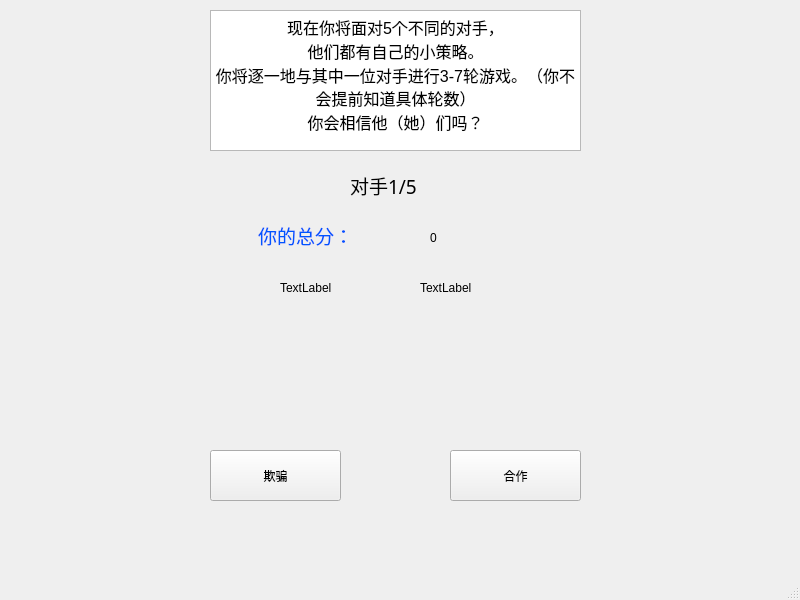
<?xml version="1.0" encoding="UTF-8"?>
<ui version="4.0">
 <class>repeatedgame</class>
 <widget class="QMainWindow" name="repeatedgame">
  <property name="geometry">
   <rect>
    <x>0</x>
    <y>0</y>
    <width>800</width>
    <height>600</height>
   </rect>
  </property>
  <property name="windowTitle">
   <string>MainWindow</string>
  </property>
  <widget class="QWidget" name="centralwidget">
   <widget class="QLabel" name="optid">
    <property name="geometry">
     <rect>
      <x>350</x>
      <y>170</y>
      <width>101</width>
      <height>31</height>
     </rect>
    </property>
    <property name="font">
     <font>
      <family>Adobe Devanagari</family>
      <pointsize>14</pointsize>
     </font>
    </property>
    <property name="text">
     <string>对手1/5</string>
    </property>
   </widget>
   <widget class="QLabel" name="label_2">
    <property name="geometry">
     <rect>
      <x>250</x>
      <y>210</y>
      <width>111</width>
      <height>51</height>
     </rect>
    </property>
    <property name="text">
     <string>&lt;html&gt;&lt;head/&gt;&lt;body&gt;&lt;p align=&quot;center&quot;&gt;&lt;span style=&quot; font-size:14pt; color:#0055ff;&quot;&gt;你的总分：&lt;/span&gt;&lt;/p&gt;&lt;/body&gt;&lt;/html&gt;</string>
    </property>
   </widget>
   <widget class="QLabel" name="mytotalscore">
    <property name="geometry">
     <rect>
      <x>430</x>
      <y>230</y>
      <width>72</width>
      <height>15</height>
     </rect>
    </property>
    <property name="text">
     <string>0</string>
    </property>
   </widget>
   <widget class="QTextBrowser" name="textBrowser">
    <property name="geometry">
     <rect>
      <x>210</x>
      <y>10</y>
      <width>371</width>
      <height>141</height>
     </rect>
    </property>
    <property name="html">
     <string>&lt;!DOCTYPE HTML PUBLIC &quot;-//W3C//DTD HTML 4.0//EN&quot; &quot;http://www.w3.org/TR/REC-html40/strict.dtd&quot;&gt;
&lt;html&gt;&lt;head&gt;&lt;meta name=&quot;qrichtext&quot; content=&quot;1&quot; /&gt;&lt;style type=&quot;text/css&quot;&gt;
p, li { white-space: pre-wrap; }
&lt;/style&gt;&lt;/head&gt;&lt;body style=&quot; font-family:'SimSun'; font-size:9pt; font-weight:400; font-style:normal;&quot;&gt;
&lt;p align=&quot;center&quot; style=&quot; margin-top:0px; margin-bottom:0px; margin-left:0px; margin-right:0px; -qt-block-indent:0; text-indent:0px;&quot;&gt;&lt;span style=&quot; font-size:12pt;&quot;&gt;现在你将面对5个不同的对手，&lt;/span&gt;&lt;/p&gt;
&lt;p align=&quot;center&quot; style=&quot; margin-top:0px; margin-bottom:0px; margin-left:0px; margin-right:0px; -qt-block-indent:0; text-indent:0px;&quot;&gt;&lt;span style=&quot; font-size:12pt;&quot;&gt;他们都有自己的小策略。&lt;/span&gt;&lt;/p&gt;
&lt;p align=&quot;center&quot; style=&quot; margin-top:0px; margin-bottom:0px; margin-left:0px; margin-right:0px; -qt-block-indent:0; text-indent:0px;&quot;&gt;&lt;span style=&quot; font-size:12pt;&quot;&gt;你将逐一地与其中一位对手进行3-7轮游戏。（你不会提前知道具体轮数）&lt;/span&gt;&lt;/p&gt;
&lt;p align=&quot;center&quot; style=&quot; margin-top:0px; margin-bottom:0px; margin-left:0px; margin-right:0px; -qt-block-indent:0; text-indent:0px;&quot;&gt;&lt;span style=&quot; font-size:12pt;&quot;&gt;你会相信他（她）们吗？&lt;/span&gt;&lt;/p&gt;&lt;/body&gt;&lt;/html&gt;</string>
    </property>
   </widget>
   <widget class="QPushButton" name="coop">
    <property name="geometry">
     <rect>
      <x>450</x>
      <y>450</y>
      <width>131</width>
      <height>51</height>
     </rect>
    </property>
    <property name="text">
     <string>合作</string>
    </property>
   </widget>
   <widget class="QPushButton" name="cheat">
    <property name="geometry">
     <rect>
      <x>210</x>
      <y>450</y>
      <width>131</width>
      <height>51</height>
     </rect>
    </property>
    <property name="text">
     <string>欺骗</string>
    </property>
   </widget>
   <widget class="QLabel" name="mycurr">
    <property name="geometry">
     <rect>
      <x>280</x>
      <y>280</y>
      <width>72</width>
      <height>15</height>
     </rect>
    </property>
    <property name="text">
     <string>TextLabel</string>
    </property>
   </widget>
   <widget class="QLabel" name="optcurr">
    <property name="geometry">
     <rect>
      <x>420</x>
      <y>280</y>
      <width>72</width>
      <height>15</height>
     </rect>
    </property>
    <property name="text">
     <string>TextLabel</string>
    </property>
   </widget>
  </widget>
  <widget class="QMenuBar" name="menubar">
   <property name="geometry">
    <rect>
     <x>0</x>
     <y>0</y>
     <width>800</width>
     <height>26</height>
    </rect>
   </property>
  </widget>
  <widget class="QStatusBar" name="statusbar"/>
 </widget>
 <resources/>
 <connections/>
</ui>
